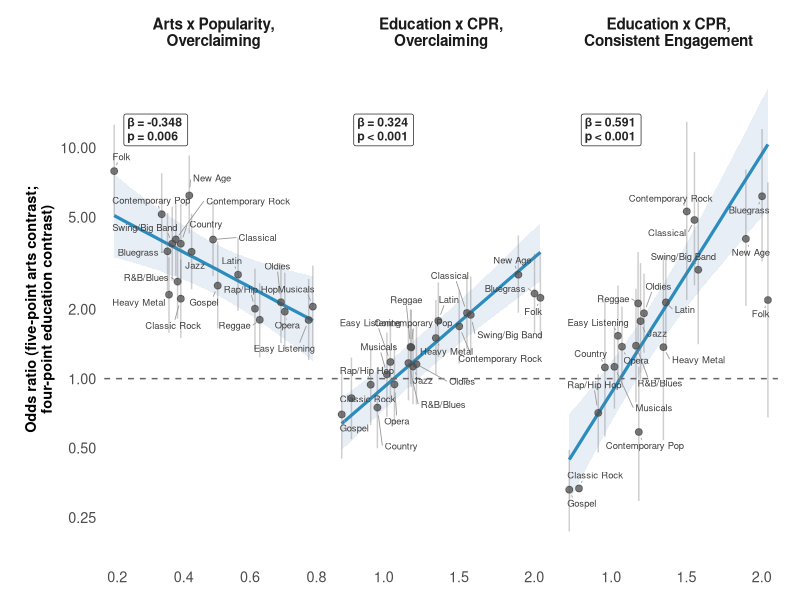

Source code (R):
#' @title Figure 8: the matched moderator interactions in one three-panel figure
#' @description Panel 1: the Model 19 (paper Model 4) arts-exposure-by-popularity
#'   interaction in the overclaiming equation. Panel 2: the education-by-College
#'   Preference Ratio interaction in the overclaiming equation. Panel 3: the
#'   education-by-ratio interaction in the consistent-engagement equation. Each
#'   panel traces exp((b + b_int * (x - mean_x)) * steps) from the joint posterior
#'   of the two coefficients, so the band carries their correlation; the arts
#'   panel uses the five-point contrast (levels 6-7 versus 1-2) and the education
#'   panels the four-point contrast (bachelor's or higher versus high school or
#'   less), the same contrasts as Figure 5.
#'
#'   Curves come from cache/m19_moderator_draws.csv, written by
#'   Scripts/main/post_m19_moderator_draws.R. Points deliberately come from
#'   Model 3 (M11), which estimates free genre slopes in the two liking equations
#'   and carries no interactions, so the grey points are free evidence for the
#'   fitted gradients rather than a restatement of them. No fit is loaded here.
#'
#'   Output: Plots/fig8_moderator_interactions.png

suppressMessages({
  library(ggplot2)
  library(ggrepel)
  library(dplyr)
  library(tidyr)
})

draws <- read.csv("cache/m19_moderator_draws.csv", stringsAsFactors = FALSE)
stopifnot(nrow(draws) == 30000,
          all(c("draw", "State", "b_arts", "b_arts_pop_int", "b_educ", "b_educ_ratio_int") %in% names(draws)))

prest <- read.csv("cache/ame_genre_ratios.csv", stringsAsFactors = FALSE)
if (!"ratio_col" %in% names(prest)) stop("ratio_col missing from ame_genre_ratios.csv")
mean_prest <- mean(prest$ratio_col)
grid_prest <- seq(min(prest$ratio_col), max(prest$ratio_col), length.out = 120)

pop <- read.csv("cache/m1_genre_popularity.csv", stringsAsFactors = FALSE)
mean_pop <- mean(pop$pop_med)
grid_pop <- seq(min(pop$pop_med), max(pop$pop_med), length.out = 120)

arts_steps <- 5   # levels 6-7 versus 1-2
educ_steps <- 4   # bachelor's or higher versus HS or less

# Panel 1: arts x popularity, overclaiming
oc <- draws[draws$State == "Overclaiming", ]
p1 <- expand.grid(x = grid_pop, d = seq_len(nrow(oc))) |>
  mutate(odds_ratio = exp((rep(oc$b_arts, each = length(grid_pop)) +
                             rep(oc$b_arts_pop_int, each = length(grid_pop)) *
                             (x - mean_pop)) * arts_steps),
         Panel = "Arts x Popularity,\nOverclaiming")
# Panel 2: education x CPR, overclaiming
p2 <- expand.grid(x = grid_prest, d = seq_len(nrow(oc))) |>
  mutate(odds_ratio = exp((rep(oc$b_educ, each = length(grid_prest)) +
                             rep(oc$b_educ_ratio_int, each = length(grid_prest)) *
                             (x - mean_prest)) * educ_steps),
         Panel = "Education x CPR,\nOverclaiming")
# Panel 3: education x CPR, consistent engagement
ce <- draws[draws$State == "Consistent Engagement", ]
p3 <- expand.grid(x = grid_prest, d = seq_len(nrow(ce))) |>
  mutate(odds_ratio = exp((rep(ce$b_educ, each = length(grid_prest)) +
                             rep(ce$b_educ_ratio_int, each = length(grid_prest)) *
                             (x - mean_prest)) * educ_steps),
         Panel = "Education x CPR,\nConsistent Engagement")

curves <- bind_rows(p1, p2, p3)
band <- curves |>
  group_by(Panel, x) |>
  summarise(lo = quantile(odds_ratio, 0.025),
            med = quantile(odds_ratio, 0.5),
            hi = quantile(odds_ratio, 0.975), .groups = "drop")
panel_levels <- c("Arts x Popularity,\nOverclaiming",
                  "Education x CPR,\nOverclaiming",
                  "Education x CPR,\nConsistent Engagement")
band$Panel <- factor(band$Panel, levels = panel_levels)

# Free genre slopes from Model 3 (no interactions anywhere)
slopes_arts <- read.csv("cache/m11_arts_slope_by_state.csv", stringsAsFactors = FALSE) |>
  filter(State == "Overclaiming") |>
  transmute(genre_name, x = NA_real_, ratio_col, slope_med, slope_lo, slope_hi,
            Panel = panel_levels[1])
slopes_educ_oc <- read.csv("cache/m11_educ_slope_by_state.csv", stringsAsFactors = FALSE) |>
  filter(State == "Overclaiming") |>
  transmute(genre_name, x = NA_real_, ratio_col, slope_med, slope_lo, slope_hi,
            Panel = panel_levels[2])
slopes_educ_ce <- read.csv("cache/m11_educ_slope_by_state.csv", stringsAsFactors = FALSE) |>
  filter(State == "Consistent Engagement") |>
  transmute(genre_name, x = NA_real_, ratio_col, slope_med, slope_lo, slope_hi,
            Panel = panel_levels[3])

points_df <- bind_rows(slopes_arts, slopes_educ_oc, slopes_educ_ce) |>
  mutate(x = ifelse(Panel == panel_levels[1],
                    pop$pop_med[match(genre_name, pop$genre_name)],
                    ratio_col),
         odds_ratio = exp(slope_med * ifelse(Panel == panel_levels[1], arts_steps, educ_steps)),
         or_lo = exp(slope_lo * ifelse(Panel == panel_levels[1], arts_steps, educ_steps)),
         or_hi = exp(slope_hi * ifelse(Panel == panel_levels[1], arts_steps, educ_steps)),
         Panel = factor(Panel, levels = panel_levels))
stopifnot(!any(is.na(points_df$x)), nrow(points_df) == 60)

# Per-panel interaction coefficient and two-sided Bayesian p
ann <- bind_rows(
  draws |> filter(State == "Overclaiming") |>
    summarise(Panel = panel_levels[1], coef = mean(b_arts_pop_int),
              p = 2 * min(mean(b_arts_pop_int <= 0), mean(b_arts_pop_int >= 0))),
  draws |> filter(State == "Overclaiming") |>
    summarise(Panel = panel_levels[2], coef = mean(b_educ_ratio_int),
              p = 2 * min(mean(b_educ_ratio_int <= 0), mean(b_educ_ratio_int >= 0))),
  draws |> filter(State == "Consistent Engagement") |>
    summarise(Panel = panel_levels[3], coef = mean(b_educ_ratio_int),
              p = 2 * min(mean(b_educ_ratio_int <= 0), mean(b_educ_ratio_int >= 0)))
) |>
  mutate(Panel = factor(Panel, levels = panel_levels),
         x = c(0.22, 0.80, 0.80), y = c(14, 14, 14),
         label = ifelse(p < 0.001, sprintf("\u03b2 = %.3f\np < 0.001", coef),
                        sprintf("\u03b2 = %.3f\np = %.3f", coef, p)))

p <- ggplot(band, aes(x = x, y = med)) +
  geom_ribbon(aes(ymin = lo, ymax = hi), fill = "#a6bddb", alpha = 0.25) +
  geom_line(color = "#2b8cbe", linewidth = 1.1) +
  geom_label(data = ann, aes(x = x, y = y, label = label),
             hjust = 0, vjust = 1, size = 3.1, fontface = "bold",
             color = "gray15", fill = "white", linewidth = 0.4,
             label.padding = grid::unit(0.3, "lines"),
             lineheight = 0.95, inherit.aes = FALSE) +
  geom_hline(yintercept = 1, linetype = "dashed", color = "gray40", linewidth = 0.5) +
  geom_errorbar(data = points_df, aes(x = x, ymin = or_lo, ymax = or_hi),
                width = 0, linewidth = 0.5, color = "gray45", alpha = 0.35,
                inherit.aes = FALSE) +
  geom_point(data = points_df, aes(x = x, y = odds_ratio),
             size = 2, color = "gray30", alpha = 0.75, inherit.aes = FALSE) +
  geom_text_repel(data = points_df, aes(x = x, y = odds_ratio, label = genre_name),
                  size = 2.4, color = "gray25", segment.color = "gray60",
                  segment.size = 0.3, min.segment.length = 0, max.overlaps = Inf,
                  box.padding = 0.4, point.padding = 0.3, force = 14, max.iter = 20000,
                  seed = 42, inherit.aes = FALSE) +
  facet_wrap(~ Panel, nrow = 1, scales = "free_x") +
  coord_cartesian(clip = "off") +
  scale_y_log10(limits = c(0.2, 20),
                breaks = c(0.25, 0.5, 1, 2, 5, 10),
                labels = scales::label_number(accuracy = 0.01)) +
  labs(
    x = NULL,
    y = "Odds ratio (five-point arts contrast;\nfour-point education contrast)"
  ) +
  theme_minimal(base_size = 13) +
  theme(
    panel.grid.major = element_blank(),
    panel.grid.minor = element_blank(),
    strip.text = element_text(face = "bold", size = 11),
    axis.title = element_text(face = "bold", size = 11.5),
    axis.title.y = element_text(size = 10.5),
    plot.margin = margin(t = 6, r = 16, b = 10, l = 18)
  )

dir.create("Plots", showWarnings = FALSE)
ggsave("Plots/fig8_moderator_interactions.png", width = 14.5, height = 5.6, dpi = 300, bg = "white")
cat("Saved Plots/fig8_moderator_interactions.png\n")
print(band |> group_by(Panel) |> filter(x %in% range(x)) |> as.data.frame())
